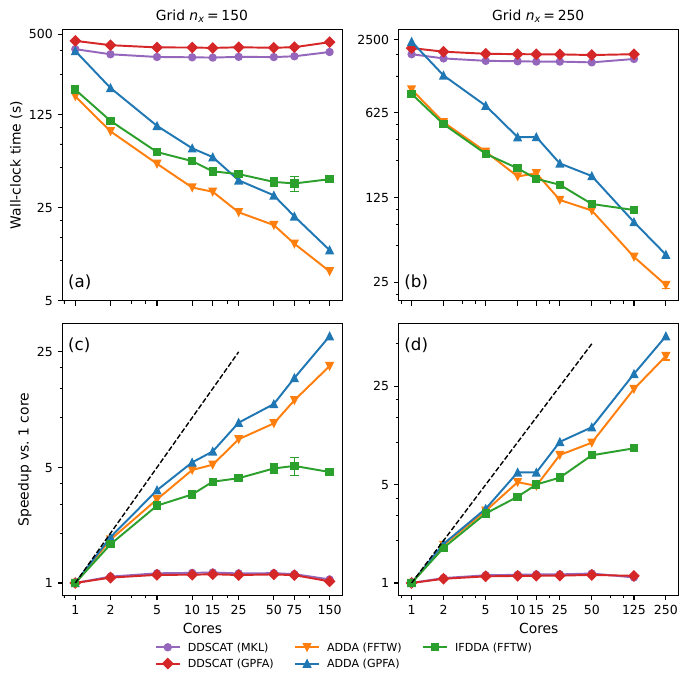

Reproduce this figure in Python.
import numpy as np
import pandas as pd
import matplotlib.pyplot as plt

# ============================================================
# 1. Input files
# ============================================================
ifdda_file = "logs_MPI_cluster/ifdda_results_sorted.csv"
adda_file = "logs_MPI_cluster/adda_results_sorted.csv"
ddscat_file = "logs_MPI_cluster/ddscat_results_sorted.csv"

# ============================================================
# 2. General parameters
# ============================================================
Ns = [150, 250]

# Canonical method labels (for plotting order & style)
method_labels = [
    "DDSCAT (MKL)",
    "DDSCAT (GPFA)",
    "ADDA (FFTW)",
    "ADDA (GPFA)",
    "IFDDA (FFTW)",
]

marker_map = {
    "DDSCAT (MKL)": "o",
    "DDSCAT (GPFA)": "D",
    "ADDA (FFTW)": "v",
    "ADDA (GPFA)": "^",
    "IFDDA (FFTW)": "s",
}

color_map = {
    "DDSCAT (MKL)": "C4",
    "DDSCAT (GPFA)": "C3",
    "ADDA (FFTW)": "C1",
    "ADDA (GPFA)": "C0",
    "IFDDA (FFTW)": "C2",
}

# Thresholds on coefficient of variation (to hide tiny errorbars)
CV_TIME_MIN = 0.05  # 5 % on wall time
CV_SPEED_MIN = 0.05  # 5 % on speedup

# ============================================================
# 3. Read CSV files and aggregate repetitions
# ============================================================

# Dictionary: (method_label, N, cores) -> list of wall-clock times (s)
times_dict = {}


def add_sample(method, N, ncores, t):
    """Register a single timing sample for (method, N, ncores)."""
    key = (method, int(N), int(ncores))
    times_dict.setdefault(key, []).append(float(t))


# ---------- 3.1 IFDDA: OMP = cores ----------
# Columns:
# JOBID,N,OMP,EXE,rep,first_residual,last_residual,Cext,
# elapsed_time,num_iterations,num_matvec,total_time,solver_time
idf = pd.read_csv(ifdda_file)

for _, row in idf.iterrows():
    N = row["N"]
    omp = row["OMP"]
    exe = row["EXE"]
    tsec = row["total_time"]

    if pd.isna(tsec):
        continue

    if exe == "ifdda":
        method = "IFDDA (FFTW)"
    else:
        continue

    add_sample(method, N, omp, tsec)


# ---------- 3.2 ADDA: NP = cores ----------
# Columns:
# JOBID,N,NP,FFT,rep,first_residual,last_residual,Cext,Qext,
# elapsed_time,total_iterations,total_matvec,total_wall_time,solver_time,fft_time
ad = pd.read_csv(adda_file)

for _, row in ad.iterrows():
    N = row["N"]
    np_cores = row["NP"]  # number of MPI processes
    fft = row["FFT"]
    tsec = row["total_wall_time"]

    if pd.isna(tsec):
        continue

    if fft == "FFTW":
        method = "ADDA (FFTW)"
    elif fft == "GPFA":
        method = "ADDA (GPFA)"
    else:
        continue

    add_sample(method, N, np_cores, tsec)


# ---------- 3.3 DDSCAT: OMP = cores ----------
# Columns (example):
# JOBID,N,FFT,OMP,rep,first_residual,last_residual,Qext,
# elapsed_time,elapsed_seconds,num_iterations
dd = pd.read_csv(ddscat_file)

for _, row in dd.iterrows():
    N = row["N"]
    omp = row["OMP"]
    fft = row["FFT"]
    tsec = row["elapsed_seconds"]

    if pd.isna(tsec):
        continue

    if fft == "FFTMKL":
        method = "DDSCAT (MKL)"
    elif fft == "GPFAFT":
        method = "DDSCAT (GPFA)"
    else:
        continue

    add_sample(method, N, omp, tsec)


# ============================================================
# 4. Available cores per grid (avoid e.g. 250 cores for n_x=150)
# ============================================================
cores_per_N = {}
for N in Ns:
    cores_N = sorted({k[2] for k in times_dict.keys() if k[1] == N})
    cores_per_N[N] = np.array(cores_N, dtype=int)

print("Cores for n_x=150:", cores_per_N[150])
print("Cores for n_x=250:", cores_per_N[250])

# ============================================================
# 5. Build mean/std arrays + speedups
# ============================================================


def build_time_and_speedup_arrays(N, method, cores_all):
    """
    For a given (N, method), return:
      - times_mean: average wall time on cores_all (NaN if missing)
      - times_std : sample standard deviation (0 if a single repetition, NaN if missing)
      - speed_mean: mean speedup wrt 1-core (t1_mean / t_i)
      - speed_std : sample std of speedup
    """
    times_mean = np.full_like(cores_all, np.nan, dtype=float)
    times_std = np.full_like(cores_all, np.nan, dtype=float)

    # Reference 1-core samples (for this method and grid)
    key_1 = (method, N, 1)
    t1_samples = np.array(times_dict.get(key_1, []), dtype=float)

    if t1_samples.size == 0 or not np.isfinite(t1_samples).all():
        t1_mean = np.nan
    else:
        t1_mean = t1_samples.mean()

    speed_mean = np.full_like(cores_all, np.nan, dtype=float)
    speed_std = np.full_like(cores_all, np.nan, dtype=float)

    for i, c in enumerate(cores_all):
        key = (method, N, int(c))
        samples = np.array(times_dict.get(key, []), dtype=float)

        if samples.size == 0:
            continue  # remain NaN

        # Wall time statistics
        times_mean[i] = samples.mean()
        times_std[i] = samples.std(ddof=1) if samples.size > 1 else 0.0

        # Speedup statistics
        if np.isfinite(t1_mean) and t1_mean > 0:
            speed_samples = t1_mean / samples
            speed_mean[i] = speed_samples.mean()
            speed_std[i] = (
                speed_samples.std(ddof=1) if speed_samples.size > 1 else 0.0
            )

    return times_mean, times_std, speed_mean, speed_std


times_mean = {150: {}, 250: {}}
times_std = {150: {}, 250: {}}
speed_mean = {150: {}, 250: {}}
speed_std = {150: {}, 250: {}}

for N in Ns:
    cores_N = cores_per_N[N]
    for method in method_labels:
        t_mean, t_std, s_mean, s_std = build_time_and_speedup_arrays(
            N, method, cores_N
        )
        times_mean[N][method] = t_mean
        times_std[N][method] = t_std
        speed_mean[N][method] = s_mean
        speed_std[N][method] = s_std

# ============================================================
# 6. Matplotlib style
# ============================================================
plt.rcParams.update(
    {
        "figure.figsize": (7.0, 6.8),
        "font.size": 10,
        "axes.labelsize": 10,
        "axes.titlesize": 10,
        "legend.fontsize": 8,
        "xtick.labelsize": 9,
        "ytick.labelsize": 9,
        "lines.linewidth": 1.4,
        "lines.markersize": 5,
        "pdf.fonttype": 42,
        "ps.fonttype": 42,
    }
)

fig, axes = plt.subplots(2, 2, sharex="col", sharey=False)
(ax_time_150, ax_time_250), (ax_speed_150, ax_speed_250) = axes

# We'll store one plain line handle per method for the legend (line + marker only)
legend_lines = {}


# Helper to plot line + optional errorbars, returning the line handle
def plot_line_with_errorbars(ax, x, y, yerr, method):
    """
    Plot a line with markers for the averages, and overlay separate
    errorbars (without additional legend entry). Returns the line handle.
    """
    marker = marker_map.get(method, "o")
    color = color_map.get(method, None)

    # Main line + markers (this one goes to the legend)
    (line,) = ax.plot(
        x,
        y,
        marker=marker,
        color=color,
        linewidth=1.4,
        label=method,
    )

    # Error bars (no label, so they don't appear in the legend)
    if yerr is not None and np.any(np.isfinite(yerr)):
        ax.errorbar(
            x,
            y,
            yerr=yerr,
            fmt="none",
            ecolor=color,
            capsize=3,
            linewidth=1.0,
        )

    return line


# ============================================================
# 7. (a) Wall time, n_x=150
# ============================================================
N = 150
cores_150 = cores_per_N[N]
for method in method_labels:
    t = times_mean[N][method]
    e = times_std[N][method]
    m = np.isfinite(t)

    if not np.any(m):
        continue

    # Coefficient of variation to hide tiny errorbars
    cv = e / t
    e_plot = np.where((cv > CV_TIME_MIN) & np.isfinite(cv), e, np.nan)

    line = plot_line_with_errorbars(
        ax_time_150,
        cores_150[m],
        t[m],
        e_plot[m],
        method,
    )
    legend_lines.setdefault(method, line)

ax_time_150.set_ylabel("Wall-clock time (s)")
ax_time_150.set_title(r"Grid $n_x=150$")
ax_time_150.set_xscale("log", base=5)
ax_time_150.set_yscale("log", base=5)
ax_time_150.set_xticks(cores_150)
ax_time_150.set_xticklabels([str(c) for c in cores_150])
ax_time_150.set_yticks([5, 25, 125, 500])
ax_time_150.set_yticklabels([5, 25, 125, 500])
ax_time_150.text(
    0.02, 0.05, "(a)", transform=ax_time_150.transAxes, fontsize=12
)

# ============================================================
# 8. (b) Wall time, n_x=250
# ============================================================
N = 250
cores_250 = cores_per_N[N]
for method in method_labels:
    t = times_mean[N][method]
    e = times_std[N][method]
    m = np.isfinite(t)

    if not np.any(m):
        continue

    cv = e / t
    e_plot = np.where((cv > CV_TIME_MIN) & np.isfinite(cv), e, np.nan)

    line = plot_line_with_errorbars(
        ax_time_250,
        cores_250[m],
        t[m],
        e_plot[m],
        method,
    )
    legend_lines.setdefault(method, line)

ax_time_250.set_title(r"Grid $n_x=250$")
ax_time_250.set_xscale("log", base=5)
ax_time_250.set_yscale("log", base=5)
ax_time_250.set_xticks(cores_250)
ax_time_250.set_xticklabels([str(c) for c in cores_250])
ax_time_250.set_ylabel("")
ax_time_250.set_yticks([25, 125, 625, 2500])
ax_time_250.set_yticklabels([25, 125, 625, 2500])
ax_time_250.text(
    0.02, 0.05, "(b)", transform=ax_time_250.transAxes, fontsize=12
)

# ============================================================
# 9. (c) Speedup, n_x=150
# ============================================================
N = 150
for method in method_labels:
    s = speed_mean[N][method]
    e = speed_std[N][method]
    m = np.isfinite(s)

    if not np.any(m):
        continue

    cv = e / s
    e_plot = np.where((cv > CV_SPEED_MIN) & np.isfinite(cv), e, np.nan)

    line = plot_line_with_errorbars(
        ax_speed_150,
        cores_150[m],
        s[m],
        e_plot[m],
        method,
    )
    legend_lines.setdefault(method, line)

# Ideal linear speedup (only on first few cores as in your previous script)
ideal_150 = cores_150 / cores_150[0]
ax_speed_150.plot(
    cores_150[:6],
    ideal_150[:6],
    linestyle="--",
    linewidth=1.0,
    color="black",
    label="Ideal (linear)",
)

ax_speed_150.set_ylabel("Speedup vs. 1 core")
ax_speed_150.set_xlabel("Cores")
ax_speed_150.set_xscale("log", base=5)
ax_speed_150.set_yscale("log", base=5)
ax_speed_150.set_xticks(cores_150)
ax_speed_150.set_xticklabels([str(c) for c in cores_150])
ax_speed_150.set_yticks([1, 5, 25])
ax_speed_150.set_yticklabels([1, 5, 25])
ax_speed_150.text(
    0.02, 0.90, "(c)", transform=ax_speed_150.transAxes, fontsize=12
)

# ============================================================
# 10. (d) Speedup, n_x=250
# ============================================================
N = 250
for method in method_labels:
    s = speed_mean[N][method]
    e = speed_std[N][method]
    m = np.isfinite(s)

    if not np.any(m):
        continue

    cv = e / s
    e_plot = np.where((cv > CV_SPEED_MIN) & np.isfinite(cv), e, np.nan)

    line = plot_line_with_errorbars(
        ax_speed_250,
        cores_250[m],
        s[m],
        e_plot[m],
        method,
    )
    legend_lines.setdefault(method, line)

ideal_250 = cores_250 / cores_250[0]
ax_speed_250.plot(
    cores_250[:7],
    ideal_250[:7],
    linestyle="--",
    linewidth=1.0,
    color="black",
    label="Ideal (linear)",
)

ax_speed_250.set_xlabel("Cores")
ax_speed_250.set_xscale("log", base=5)
ax_speed_250.set_yscale("log", base=5)
ax_speed_250.set_xticks(cores_250)
ax_speed_250.set_xticklabels([str(c) for c in cores_250])
ax_speed_250.set_ylabel("")
ax_speed_250.set_yticks([1, 5, 25])
ax_speed_250.set_yticklabels([1, 5, 25])
ax_speed_250.text(
    0.02, 0.90, "(d)", transform=ax_speed_250.transAxes, fontsize=12
)

# Remove x labels on top row
ax_time_150.set_xlabel("")
ax_time_250.set_xlabel("")

# ============================================================
# 11. Global legend and save
# ============================================================
# Use only the plain line+marker handles (no errorbars) in the legend
handles = [legend_lines[m] for m in method_labels if m in legend_lines]
labels = [m for m in method_labels if m in legend_lines]

fig.legend(
    handles,
    labels,
    loc="lower center",
    ncol=3,
    frameon=False,
    bbox_to_anchor=(0.5, -0.01),
)

fig.tight_layout(rect=(0, 0.03, 1, 1))

fig.savefig("Figure1_cdm27.pdf", bbox_inches="tight", dpi=300)
plt.show()
